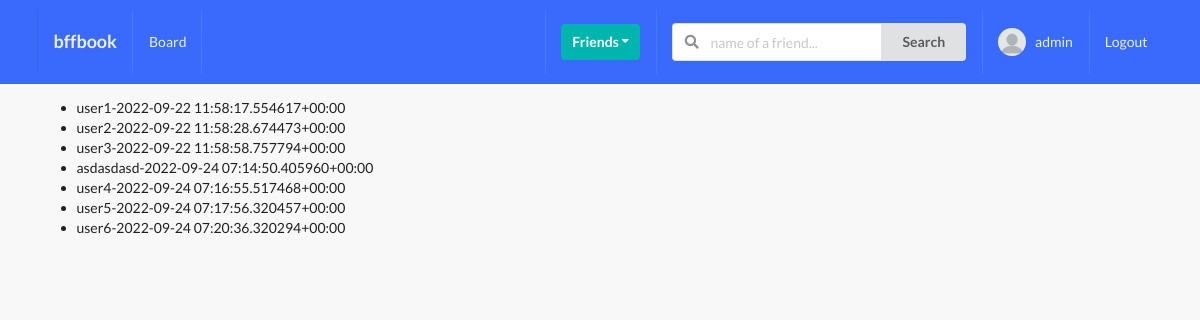
Page /profiles/to-invite/ (signed in) on the earlier database version.
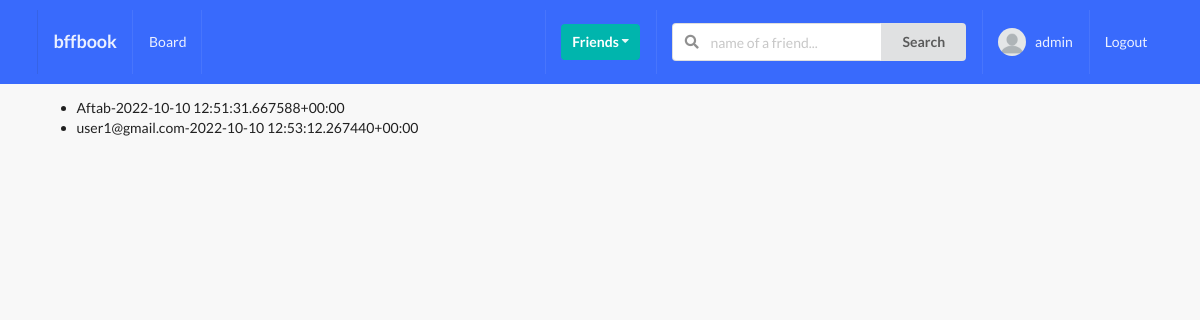
Same page on the later database version.
### profiles/models.py (models this page shows, shortened)
class Profile(models.Model):
    first_name = models.CharField(max_length=200, blank=True)
    last_name = models.CharField(max_length=200, blank=True)
    user = models.OneToOneField(User, on_delete=models.CASCADE)
    bio = models.TextField(default="No bio...", max_length=300)
    email = models.EmailField(blank=True)
    country = models.CharField(max_length=200, blank=True)
    avatar = models.ImageField(default="avatar.png", upload_to="avatars/")
    friends = models.ManyToManyField(User, related_name="friends", blank=True)
    slug = models.SlugField(unique=True, blank=True)
    created = models.DateTimeField(auto_now_add=True)
    updated = models.DateTimeField(auto_now=True)
    objects = ProfileManager()
    def __str__(self) -> str:
        return f"{self.user.username}-{self.created}"
    __initial_first_name = None
    __initial_last_name = None
    def __init__(self, *args, **kwargs):
        super().__init__(*args, **kwargs)
        self.__initial_first_name = self.first_name
        self.__initial_last_name = self.last_name

### profiles/views.py (the view)
# urls.py: path("to-invite/", invite_profiles_list_view, name="to_invite_profiles-view"),
@login_required
def invite_profiles_list_view(request):
    qs = Profile.objects.get_all_profiles_to_invite(request.user)
    context = {"qs": qs}
    return render(request, "profiles/to_invite_profiles_list.html", context)

### profiles/context_processors.py (called while the page is built)
def profile_pic(request):
    if request.user.is_authenticated:
        profile_obj = Profile.objects.get(user=request.user)
        pic = profile_obj.avatar
        return {"picture": pic}
    return {}

def invitations_recieved_no(request):
    if request.user.is_authenticated:
        profile_obj = Profile.objects.get(user=request.user)
        qs_count = Relationship.objects.invitations_recieved(profile_obj).count()
        return {"invites_num": qs_count}
    return {}

### profiles/models.py (called while the page is built)
    def get_all_profiles_to_invite(self, sender):
        profiles = Profile.objects.all().exclude(user=sender)
        profile = Profile.objects.get(user=sender)
        qs = Relationship.objects.filter(Q(sender=profile) | Q(reciever=profile))
        accepted = set([])
        for rel in qs:
            if rel.status == "accepted":
                accepted.add(rel.reciever)
                accepted.add(rel.sender)
        available = [profile for profile in profiles if profile not in accepted]
        return available

    def invitations_recieved(self, reciever):
        qs = Relationship.objects.filter(reciever=reciever, status="send")
        return qs

### profiles/templates/profiles/to_invite_profiles_list.html (shortened to what this page needs)
{% extends 'base.html' %}
{% block content %}
<ul>
    {% for item in qs %}
        <li>{{ item }}</li>
    {% endfor %}
</ul>
{% endblock content %}

Differences in the rows shown:
removed Profile: user+created "user1-2022-09-22 11:58:17.554617+00:00"
removed Profile: user+created "user2-2022-09-22 11:58:28.674473+00:00"
removed Profile: user+created "user3-2022-09-22 11:58:58.757794+00:00"
removed Profile: user+created "asdasdasd-2022-09-24 07:14:50.405960+00:00"
removed Profile: user+created "user4-2022-09-24 07:16:55.517468+00:00"
removed Profile: user+created "user5-2022-09-24 07:17:56.320457+00:00"
removed Profile: user+created "user6-2022-09-24 07:20:36.320294+00:00"
added Profile: user+created "Aftab-2022-10-10 12:51:31.667588+00:00"
added Profile: user+created "user1@gmail.com-2022-10-10 12:53:12.267440+00:00"
